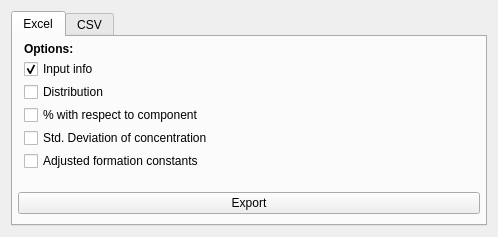
<?xml version="1.0" encoding="UTF-8"?>
<ui version="4.0">
 <class>ExportWindow</class>
 <widget class="QWidget" name="ExportWindow">
  <property name="geometry">
   <rect>
    <x>0</x>
    <y>0</y>
    <width>498</width>
    <height>237</height>
   </rect>
  </property>
  <property name="minimumSize">
   <size>
    <width>498</width>
    <height>237</height>
   </size>
  </property>
  <property name="windowTitle">
   <string>Export Results</string>
  </property>
  <property name="windowIcon">
   <iconset resource="../../resources/base/resources.qrc">
    <normaloff>:/icons/application-export.png</normaloff>:/icons/application-export.png</iconset>
  </property>
  <layout class="QVBoxLayout" name="verticalLayout">
   <item>
    <widget class="QTabWidget" name="export_type">
     <property name="currentIndex">
      <number>0</number>
     </property>
     <widget class="QWidget" name="excel_tab">
      <property name="sizePolicy">
       <sizepolicy hsizetype="Preferred" vsizetype="Preferred">
        <horstretch>0</horstretch>
        <verstretch>0</verstretch>
       </sizepolicy>
      </property>
      <attribute name="icon">
       <iconset resource="../../resources/base/resources.qrc">
        <normaloff>:/icons/document-excel.png</normaloff>:/icons/document-excel.png</iconset>
      </attribute>
      <attribute name="title">
       <string>Excel</string>
      </attribute>
      <layout class="QVBoxLayout" name="verticalLayout_2">
       <property name="leftMargin">
        <number>5</number>
       </property>
       <property name="topMargin">
        <number>0</number>
       </property>
       <property name="rightMargin">
        <number>5</number>
       </property>
       <property name="bottomMargin">
        <number>10</number>
       </property>
       <item>
        <widget class="QWidget" name="widget_3" native="true">
         <property name="sizePolicy">
          <sizepolicy hsizetype="Maximum" vsizetype="Preferred">
           <horstretch>0</horstretch>
           <verstretch>0</verstretch>
          </sizepolicy>
         </property>
         <property name="layoutDirection">
          <enum>Qt::LeftToRight</enum>
         </property>
         <layout class="QHBoxLayout" name="horizontalLayout">
          <property name="leftMargin">
           <number>1</number>
          </property>
          <property name="topMargin">
           <number>5</number>
          </property>
          <property name="rightMargin">
           <number>1</number>
          </property>
          <property name="bottomMargin">
           <number>5</number>
          </property>
          <item>
           <widget class="QWidget" name="widget_2" native="true">
            <property name="sizePolicy">
             <sizepolicy hsizetype="Maximum" vsizetype="Preferred">
              <horstretch>0</horstretch>
              <verstretch>0</verstretch>
             </sizepolicy>
            </property>
            <layout class="QFormLayout" name="formLayout">
             <property name="horizontalSpacing">
              <number>6</number>
             </property>
             <property name="verticalSpacing">
              <number>3</number>
             </property>
             <property name="leftMargin">
              <number>5</number>
             </property>
             <property name="topMargin">
              <number>0</number>
             </property>
             <property name="rightMargin">
              <number>0</number>
             </property>
             <property name="bottomMargin">
              <number>0</number>
             </property>
             <item row="1" column="0">
              <widget class="QCheckBox" name="input_check_excel">
               <property name="text">
                <string>Input info</string>
               </property>
               <property name="checked">
                <bool>true</bool>
               </property>
              </widget>
             </item>
             <item row="2" column="0">
              <widget class="QCheckBox" name="distribution_check_excel">
               <property name="text">
                <string>Distribution</string>
               </property>
              </widget>
             </item>
             <item row="3" column="0">
              <widget class="QCheckBox" name="perc_check_excel">
               <property name="text">
                <string>% with respect to component</string>
               </property>
              </widget>
             </item>
             <item row="5" column="0">
              <widget class="QCheckBox" name="adjlogb_check_excel">
               <property name="text">
                <string>Adjusted formation constants</string>
               </property>
              </widget>
             </item>
             <item row="0" column="0" colspan="2">
              <widget class="QLabel" name="options_label_excel">
               <property name="text">
                <string>&lt;html&gt;&lt;head/&gt;&lt;body&gt;&lt;p&gt;&lt;span style=&quot; font-weight:600;&quot;&gt;Options:&lt;/span&gt;&lt;/p&gt;&lt;/body&gt;&lt;/html&gt;</string>
               </property>
              </widget>
             </item>
             <item row="4" column="0">
              <widget class="QCheckBox" name="errors_check_excel">
               <property name="text">
                <string>Std. Deviation of concentration</string>
               </property>
              </widget>
             </item>
            </layout>
           </widget>
          </item>
         </layout>
        </widget>
       </item>
       <item>
        <widget class="QPushButton" name="export_button_excel">
         <property name="enabled">
          <bool>true</bool>
         </property>
         <property name="text">
          <string>Export</string>
         </property>
         <property name="autoDefault">
          <bool>false</bool>
         </property>
         <property name="default">
          <bool>false</bool>
         </property>
         <property name="flat">
          <bool>false</bool>
         </property>
        </widget>
       </item>
      </layout>
     </widget>
     <widget class="QWidget" name="csv_tab">
      <attribute name="icon">
       <iconset resource="../../resources/base/resources.qrc">
        <normaloff>:/icons/table.png</normaloff>:/icons/table.png</iconset>
      </attribute>
      <attribute name="title">
       <string>CSV</string>
      </attribute>
      <layout class="QVBoxLayout" name="verticalLayout_3">
       <property name="leftMargin">
        <number>5</number>
       </property>
       <property name="topMargin">
        <number>0</number>
       </property>
       <property name="rightMargin">
        <number>5</number>
       </property>
       <property name="bottomMargin">
        <number>10</number>
       </property>
       <item>
        <widget class="QWidget" name="widget_4" native="true">
         <property name="sizePolicy">
          <sizepolicy hsizetype="Maximum" vsizetype="Preferred">
           <horstretch>0</horstretch>
           <verstretch>0</verstretch>
          </sizepolicy>
         </property>
         <property name="layoutDirection">
          <enum>Qt::LeftToRight</enum>
         </property>
         <layout class="QHBoxLayout" name="horizontalLayout_2">
          <property name="leftMargin">
           <number>1</number>
          </property>
          <property name="topMargin">
           <number>5</number>
          </property>
          <property name="rightMargin">
           <number>1</number>
          </property>
          <property name="bottomMargin">
           <number>5</number>
          </property>
          <item>
           <widget class="QWidget" name="widget_5" native="true">
            <property name="sizePolicy">
             <sizepolicy hsizetype="Maximum" vsizetype="Preferred">
              <horstretch>0</horstretch>
              <verstretch>0</verstretch>
             </sizepolicy>
            </property>
            <layout class="QFormLayout" name="formLayout_2">
             <property name="horizontalSpacing">
              <number>6</number>
             </property>
             <property name="verticalSpacing">
              <number>3</number>
             </property>
             <property name="leftMargin">
              <number>5</number>
             </property>
             <property name="topMargin">
              <number>0</number>
             </property>
             <property name="rightMargin">
              <number>0</number>
             </property>
             <property name="bottomMargin">
              <number>0</number>
             </property>
             <item row="1" column="0">
              <widget class="QCheckBox" name="input_check_csv">
               <property name="text">
                <string>Input info</string>
               </property>
               <property name="checked">
                <bool>true</bool>
               </property>
              </widget>
             </item>
             <item row="2" column="0">
              <widget class="QCheckBox" name="distribution_check_csv">
               <property name="text">
                <string>Distribution</string>
               </property>
              </widget>
             </item>
             <item row="3" column="0">
              <widget class="QCheckBox" name="perc_check_csv">
               <property name="text">
                <string>% with respect to component</string>
               </property>
              </widget>
             </item>
             <item row="5" column="0">
              <widget class="QCheckBox" name="adjlogb_check_csv">
               <property name="text">
                <string>Adjusted formation constants</string>
               </property>
              </widget>
             </item>
             <item row="0" column="0" colspan="2">
              <widget class="QLabel" name="options_label_csv">
               <property name="text">
                <string>&lt;html&gt;&lt;head/&gt;&lt;body&gt;&lt;p&gt;&lt;span style=&quot; font-weight:600;&quot;&gt;Options:&lt;/span&gt;&lt;/p&gt;&lt;/body&gt;&lt;/html&gt;</string>
               </property>
              </widget>
             </item>
             <item row="4" column="0">
              <widget class="QCheckBox" name="errors_check_csv">
               <property name="text">
                <string>Std. Deviation of concentration</string>
               </property>
              </widget>
             </item>
            </layout>
           </widget>
          </item>
         </layout>
        </widget>
       </item>
       <item>
        <widget class="QPushButton" name="export_button_csv">
         <property name="enabled">
          <bool>true</bool>
         </property>
         <property name="text">
          <string>Export</string>
         </property>
         <property name="autoDefault">
          <bool>false</bool>
         </property>
         <property name="default">
          <bool>false</bool>
         </property>
         <property name="flat">
          <bool>false</bool>
         </property>
        </widget>
       </item>
      </layout>
     </widget>
    </widget>
   </item>
  </layout>
 </widget>
 <resources>
  <include location="../../resources/base/resources.qrc"/>
 </resources>
 <connections>
  <connection>
   <sender>export_button_excel</sender>
   <signal>clicked()</signal>
   <receiver>ExportWindow</receiver>
   <slot>ExcelExport()</slot>
   <hints>
    <hint type="sourcelabel">
     <x>200</x>
     <y>215</y>
    </hint>
    <hint type="destinationlabel">
     <x>217</x>
     <y>236</y>
    </hint>
   </hints>
  </connection>
  <connection>
   <sender>export_button_csv</sender>
   <signal>clicked()</signal>
   <receiver>ExportWindow</receiver>
   <slot>CsvExport()</slot>
   <hints>
    <hint type="sourcelabel">
     <x>283</x>
     <y>213</y>
    </hint>
    <hint type="destinationlabel">
     <x>315</x>
     <y>229</y>
    </hint>
   </hints>
  </connection>
 </connections>
 <slots>
  <slot>ExcelExport()</slot>
  <slot>CsvExport()</slot>
 </slots>
</ui>
